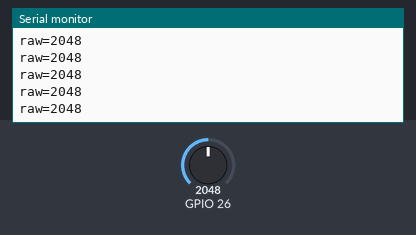
Recording of a sketch running on a simulated ESP32. Parts: the last lines printed to the serial monitor. Inputs (shaded band) come from the test bench; at power-on: GPIO 26 = 2048.

Above: at 1.2 s.
1.3 s: GPIO 26 set to 2866
At 1.68 s:
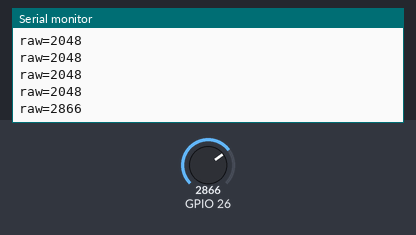
2.8 s: GPIO 26 set to 3603
At 2.93 s:
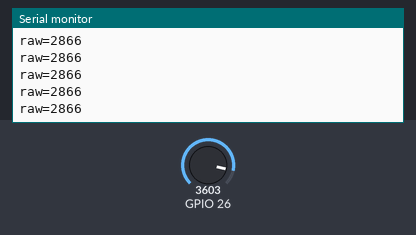
Timing chart, 0 to 5.8 s (numbered marks = the images above; inputs shaded):
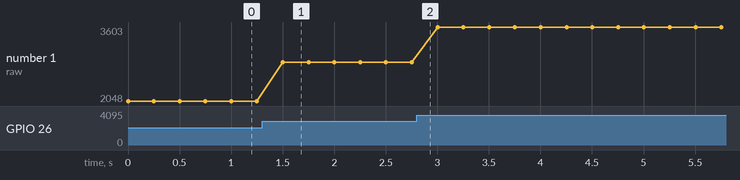

Measured:
- after the input at 1.3 s, the serial monitor: prints a new line after 0.20 s (image 1)
- plotted number 1: 2048 → 2866 after the input at 1.3 s, 2866 → 3603 after the input at 2.8 s

The sketch:

pico-pot.ino
```cpp
void setup() { Serial.begin(115200); }
void loop() { Serial.print("raw="); Serial.println(analogRead(26)); delay(250); }
```
